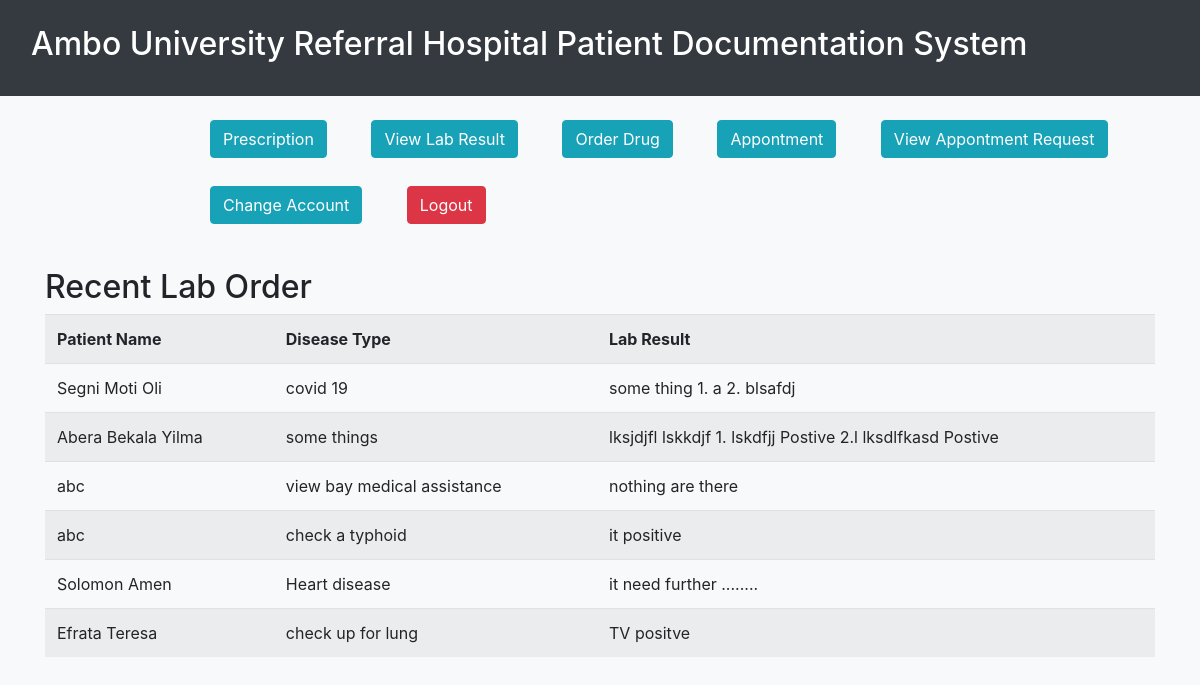
Page /AURHEHRS/view_lab_result.php on the committed database.
### tables this page shows
CREATE TABLE `patient_history` (
  `no` int(11) NOT NULL,
  `dis_type` varchar(255) NOT NULL,
  `lab_test_type` varchar(255) NOT NULL,
  `lab_result` varchar(255) NOT NULL,
  `pat_id` int(11) NOT NULL,
  `drug_id` int(11) DEFAULT NULL,
  `phy_id` int(11) NOT NULL,
  `lab_status` tinyint(4) NOT NULL,
  `come_id` int(11) NOT NULL,
  `drug_status` int(11) NOT NULL
);

CREATE TABLE `patient_info` (
  `pat_id` int(11) NOT NULL,
  `patient_id` varchar(255) NOT NULL,
  `pat_name` varchar(255) NOT NULL,
  `age` int(11) NOT NULL,
  `sex` varchar(255) NOT NULL,
  `date` date NOT NULL,
  `martal_status` varchar(255) DEFAULT NULL,
  `address` varchar(255) DEFAULT NULL,
  `phone` varchar(255) DEFAULT NULL
);

### AURHEHRS/view_lab_result.php (the view, shortened to what this page needs)
<?php
    include "header.php";
    $conn = mysqli_connect("localhost","root","","pms");
?>
<html>
    <head>
        <link rel="stylesheet" type="text/css" href="css/bootstrap.min.css" />
    </head>
    <body>
    <div>
		<ul style="list-style-type: none;" id="ul">
            <li><h3><a href="register_pmh.php" class="btn btn-info">Prescription</a></h3></li>
            <li><h3><a href="view_lab_result.php" class="btn btn-info">View Lab Result</a></h3></li>
            <li><h3><a href="order_drug.php" class="btn btn-info">Order Drug</a></h3></li>
            <li><h3><a href="appontment.php" class="btn btn-info">Appontment</a></h3></li>
            <li><h3><a href="view_symptom.php" class="btn btn-info">View Appontment Request</a></h3></li>
			<li><h3><a href="changeD.php" class="btn btn-info">Change Account</a></h3></li>
			<li><h3><a href="logout.php" class="btn btn-danger">Logout</a></h3></li>
		</ul>
	</div>
        <div class="container">
            <h2>Recent Lab Order</h2>
            <table class="table table-striped">
                <tr>
                    <th>Patient Name</th>
                    <th>Disease Type</th>
                    <th>Lab Result</th>
                </tr>
                <?php
                    $pname = "";
                    $dtype = "";
                    $lres = "";
                    $sql = mysqli_query($conn , "SELECT DISTINCT come_id FROM patient_history WHERE lab_result!='' AND lab_status=1");
                    while($row = mysqli_fetch_array($sql)){
                        $cid = $row[0];
                        $sqll = mysqli_query($conn, "SELECT * FROM patient_history JOIN patient_info WHERE patient_history.pat_id=patient_info.pat_id AND come_id='$cid'");
                        while($rrow = mysqli_fetch_array($sqll))
                        {
                            $pname=$rrow['pat_name'];
                            $dtype=$rrow['dis_type'];
                            $lres = $rrow['lab_result'];
                        }
                        ?>
                        <tr>
                            <td><?php echo $pname; ?></td>
                            <td><?php echo $dtype; ?></td>
                            <td><?php echo $lres; ?></td>
                        </tr>
                        <?php
                    }
                ?>
            </table>
        </div>
    </body>
</html>

### AURHEHRS/view_lab_result.php (style rules this page uses)
#ul { margin-left: 150px; }
ul li { display: inline-block; padding: 0 20px 20px 20px; }

### rows in the picture
patient_history: pat.pat_name "Segni Moti Oli", dis_type "covid 19", lab_result "some thing 1. a 2. blsafdj"
patient_history: pat.pat_name "Abera Bekala Yilma", dis_type "some things", lab_result "lksjdjfl lskkdjf 1. lskdfjj Postive 2.l lksdlfkasd Postive"
patient_info: pat_name "abc"
patient_history: dis_type "view bay medical assistance", lab_result "nothing are there"
patient_history: pat.pat_name "abc", dis_type "check a typhoid", lab_result "it positive"
patient_history: pat.pat_name "Solomon Amen", dis_type "Heart disease", lab_result "it need further ........"
patient_history: pat.pat_name "Efrata Teresa", dis_type "check up for lung", lab_result "TV positve"
